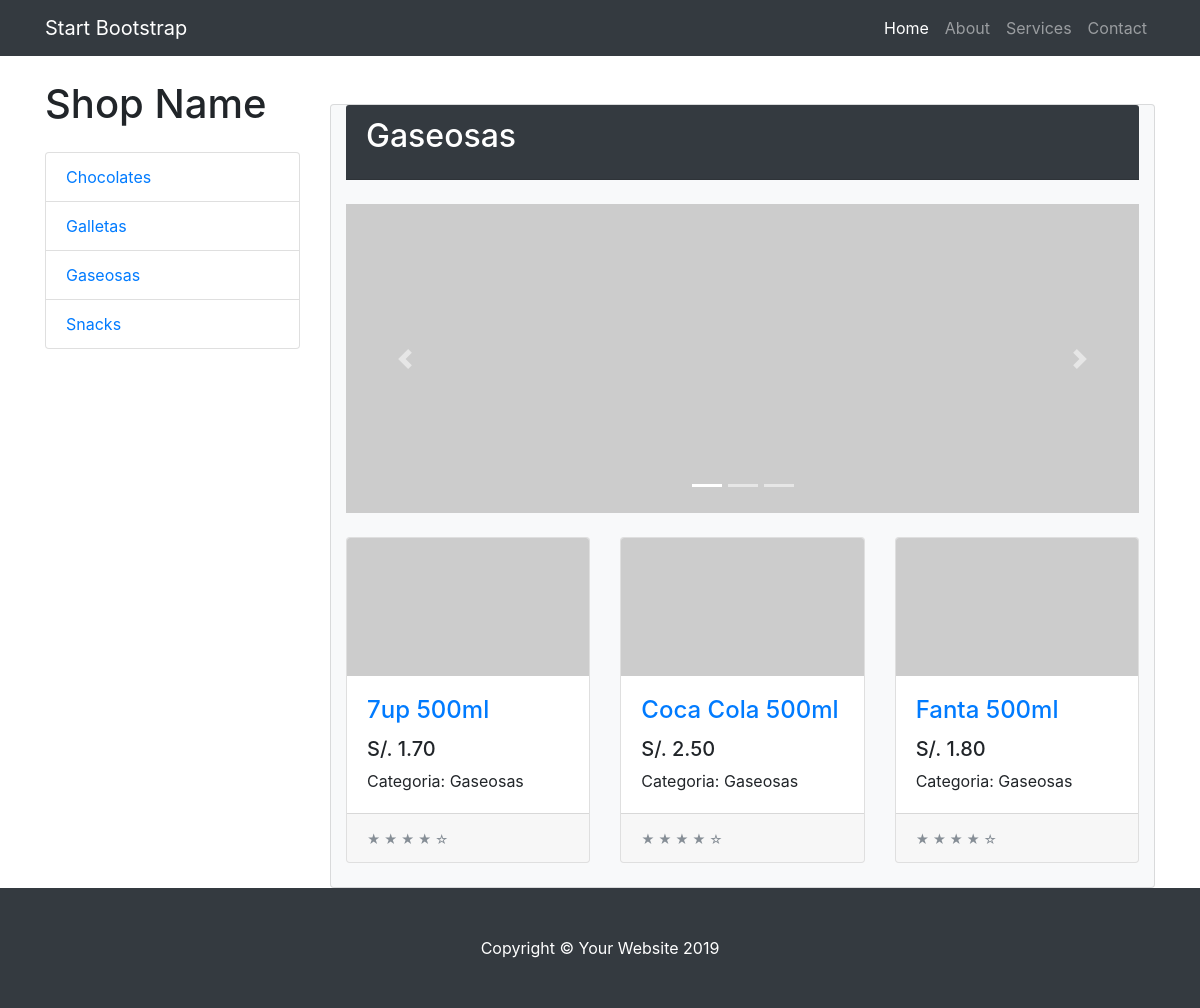
/tienda/categoria/1/, run on the app's committed database.
### tienda/models.py (models this page shows, shortened)
class Categoria(models.Model):
    nombre = models.CharField(max_length=200)
    pub_date = models.DateTimeField('fecha de registro',auto_now=True)

class Producto(models.Model):
    categoria = models.ForeignKey(Categoria,on_delete=models.CASCADE)
    nombre = models.CharField(max_length=200)
    precio = models.DecimalField(max_digits=6,decimal_places=2)
    stock = models.IntegerField(default=0)
    pub_date = models.DateTimeField('date published')

### tienda/views.py (the view)
# urls.py: path('categoria/<int:categoria_id>/',views.categoria,name='categoria')
def categoria(request, categoria_id):
    categoria = get_object_or_404(Categoria, pk = categoria_id)
    product_list = Producto.objects.filter(categoria=categoria).order_by('nombre')
    categorias = Categoria.objects.order_by('nombre')[:6]
    return render(request,'categoria.html', {'product_list': product_list,'category_list': categorias})

### tienda/templates/categoria.html (shortened to what this page needs)
{% extends "layout.html" %}
{% block categorias %}
    {% for categoria in category_list %}
        <a href="{% url 'tienda:categoria' categoria.id %}" class="list-group-item">{{ categoria.nombre }}</a>
    {% endfor%}
{% endblock %}
{% block content %}
{% load static %}
<!DOCTYPE html>
<html lang="en">
<head>
    <link href="{% static 'vendor/bootstrap/css/bootstrap.min.css' %}" rel="stylesheet">
</head>
<body>
    <div class="container mt-5 card bg-light shadow-lg">
        <div class="card-header bg-dark text-white">
            {% block categorias1 %}
                {% if product_list %}
                    <h2 class="card-title">{{ product_list.0.categoria.nombre }}</h2>
                {% endif %}
            {% endblock %}
        </div>
        <div id="carouselExampleIndicators" class="carousel slide my-4" data-ride="carousel">
            <ol class="carousel-indicators">
                <li data-target="#carouselExampleIndicators" data-slide-to="0" class="active"></li>
                <li data-target="#carouselExampleIndicators" data-slide-to="1"></li>
                <li data-target="#carouselExampleIndicators" data-slide-to="2"></li>
            </ol>
            <div class="carousel-inner" role="listbox">
                <div class="carousel-item active">
                    <img class="d-block img-fluid" src="http://placehold.it/900x350" alt="First slide">
                </div>
            </div>
            <a class="carousel-control-prev" href="#carouselExampleIndicators" role="button" data-slide="prev">
                <span class="carousel-control-prev-icon" aria-hidden="true"></span>
            </a>
            <a class="carousel-control-next" href="#carouselExampleIndicators" role="button" data-slide="next">
                <span class="carousel-control-next-icon" aria-hidden="true"></span>
            </a>
        </div>
        <div class="row">
            {% for prod in product_list %}
            <div class="col-lg-4 col-md-6 mb-4">
                <div class="card h-100">
                    <a href="/tienda/producto/{{ prod.id }}">
                        <img class="card-img-top" src="http://placehold.it/700x400" alt="">
                    </a>
                    <div class="card-body">
                        <h4 class="card-title">
                            <a href="/tienda/producto/{{ prod.id }}">{{ prod.nombre }}</a>
                        </h4>
                        <h5>S/. {{ prod.precio }}</h5>
                        <p class="card-text"> Categoria: {{ prod.categoria.nombre }}
                        </p>
                    </div>
                    <div class="card-footer">
                        <small class="text-muted">&#9733; &#9733; &#9733; &#9733; &#9734;</small>
                    </div>
                </div>
            </div>
            {% endfor %}
        </div>
    </div>
</body>
</html>
{% endblock %}

### tienda/static/css/shop.css (style rules this page uses)
body { padding-top: 54px; }
@media (min-width: 992px) { body { padding-top: 56px; } }

### data on the page
Categoria: nombre "Chocolates"
Categoria: nombre "Galletas"
Categoria: nombre "Gaseosas"
Categoria: nombre "Snacks"
Producto: categoria.nombre "Gaseosas", nombre "7up 500ml", precio "1.70"
Producto: nombre "Coca Cola 500ml", precio "2.50", categoria.nombre "Gaseosas"
Producto: nombre "Fanta 500ml", precio "1.80", categoria.nombre "Gaseosas"
